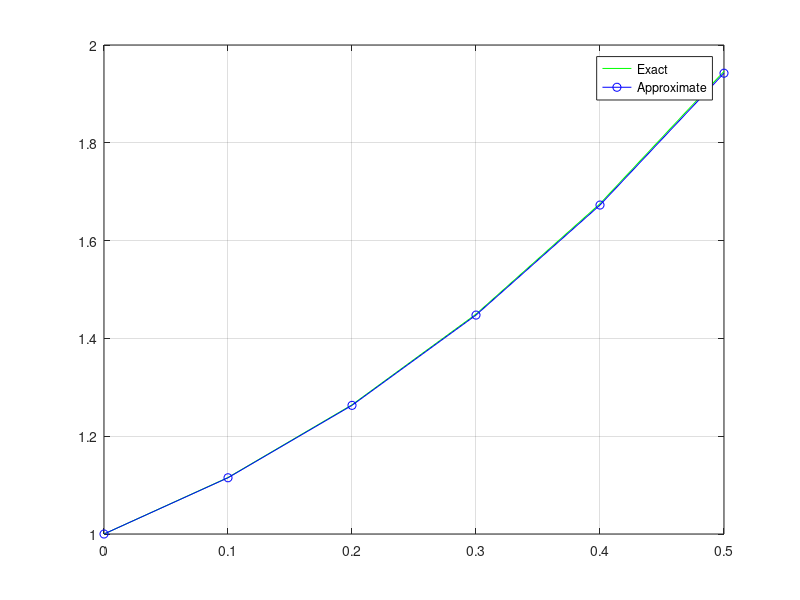

Source code (MATLAB):
% Solve  y'(t)=2t+y with y0 = 1
n = 5;
y0 = 1;
t0 = 0;
h=0.1;
t=[t0 zeros(1, n)];
f = @(t, y) (2 * t) + y;
yexact = @(t) ((-2) * (t + 1) + (3 * exp(t)));
y = zeros(size(t));
ye = zeros(size(t));

y(1) = y0;
t(1) = t0;
fprintf('%7s %7s %7s %7s \n','i','t(i)','y(i)', 'ye(i)');
for i=1:n
  t(i + 1)=t(i) + h;

  k1 = f(t(i), y(i));
  y1 = y(i)+k1*h/2;

  k2 = f(t(i)+h/2, y1);

  y(i+1) = y(i) + k2*h;
  ye(i) = yexact(t(i));
  fprintf('%7d %7.2f %7.3f %7.3f \n',i, t(i), y(i), ye(i));
end

plot(t,yexact(t), 'g',t,y, 'b-o');
grid on
legend('Exact','Approximate');

